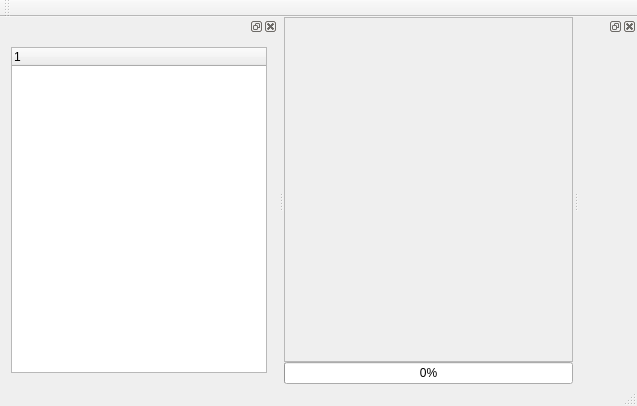
<?xml version="1.0" encoding="UTF-8"?>
<ui version="4.0">
 <class>UiMainWindow</class>
 <widget class="QMainWindow" name="UiMainWindow">
  <property name="geometry">
   <rect>
    <x>0</x>
    <y>0</y>
    <width>637</width>
    <height>406</height>
   </rect>
  </property>
  <property name="windowTitle">
   <string>UiMainWindow</string>
  </property>
  <widget class="QWidget" name="centralWidget">
   <layout class="QVBoxLayout" name="verticalLayout">
    <property name="spacing">
     <number>0</number>
    </property>
    <property name="leftMargin">
     <number>0</number>
    </property>
    <property name="topMargin">
     <number>0</number>
    </property>
    <property name="rightMargin">
     <number>0</number>
    </property>
    <property name="bottomMargin">
     <number>0</number>
    </property>
    <item>
     <widget class="QScrollArea" name="scrollArea">
      <property name="frameShadow">
       <enum>QFrame::Raised</enum>
      </property>
      <property name="widgetResizable">
       <bool>true</bool>
      </property>
      <widget class="QWidget" name="scrollAreaWidgetContents">
       <property name="geometry">
        <rect>
         <x>0</x>
         <y>0</y>
         <width>279</width>
         <height>327</height>
        </rect>
       </property>
       <layout class="QHBoxLayout" name="horizontalLayout">
        <property name="spacing">
         <number>0</number>
        </property>
        <property name="leftMargin">
         <number>0</number>
        </property>
        <property name="topMargin">
         <number>0</number>
        </property>
        <property name="rightMargin">
         <number>0</number>
        </property>
        <property name="bottomMargin">
         <number>0</number>
        </property>
        <item>
         <widget class="QStackedWidget" name="stackedWidget">
          <widget class="QWidget" name="page"/>
          <widget class="QWidget" name="page_2"/>
         </widget>
        </item>
       </layout>
      </widget>
     </widget>
    </item>
    <item>
     <widget class="QProgressBar" name="progressBar">
      <property name="value">
       <number>0</number>
      </property>
     </widget>
    </item>
   </layout>
  </widget>
  <widget class="QMenuBar" name="menuBar">
   <property name="geometry">
    <rect>
     <x>0</x>
     <y>0</y>
     <width>637</width>
     <height>23</height>
    </rect>
   </property>
  </widget>
  <widget class="QToolBar" name="mainToolBar">
   <attribute name="toolBarArea">
    <enum>TopToolBarArea</enum>
   </attribute>
   <attribute name="toolBarBreak">
    <bool>false</bool>
   </attribute>
  </widget>
  <widget class="QStatusBar" name="statusBar"/>
  <widget class="QDockWidget" name="dockWidget">
   <attribute name="dockWidgetArea">
    <number>1</number>
   </attribute>
   <widget class="QWidget" name="dockWidget_Nav">
    <layout class="QVBoxLayout" name="verticalLayout_2">
     <item>
      <widget class="QTreeWidget" name="treeWidget">
       <column>
        <property name="text">
         <string notr="true">1</string>
        </property>
       </column>
      </widget>
     </item>
    </layout>
   </widget>
  </widget>
  <widget class="QDockWidget" name="dockWidget_2">
   <attribute name="dockWidgetArea">
    <number>2</number>
   </attribute>
   <widget class="QWidget" name="dockWidget_Plot"/>
  </widget>
 </widget>
 <layoutdefault spacing="6" margin="11"/>
 <resources/>
 <connections/>
</ui>
